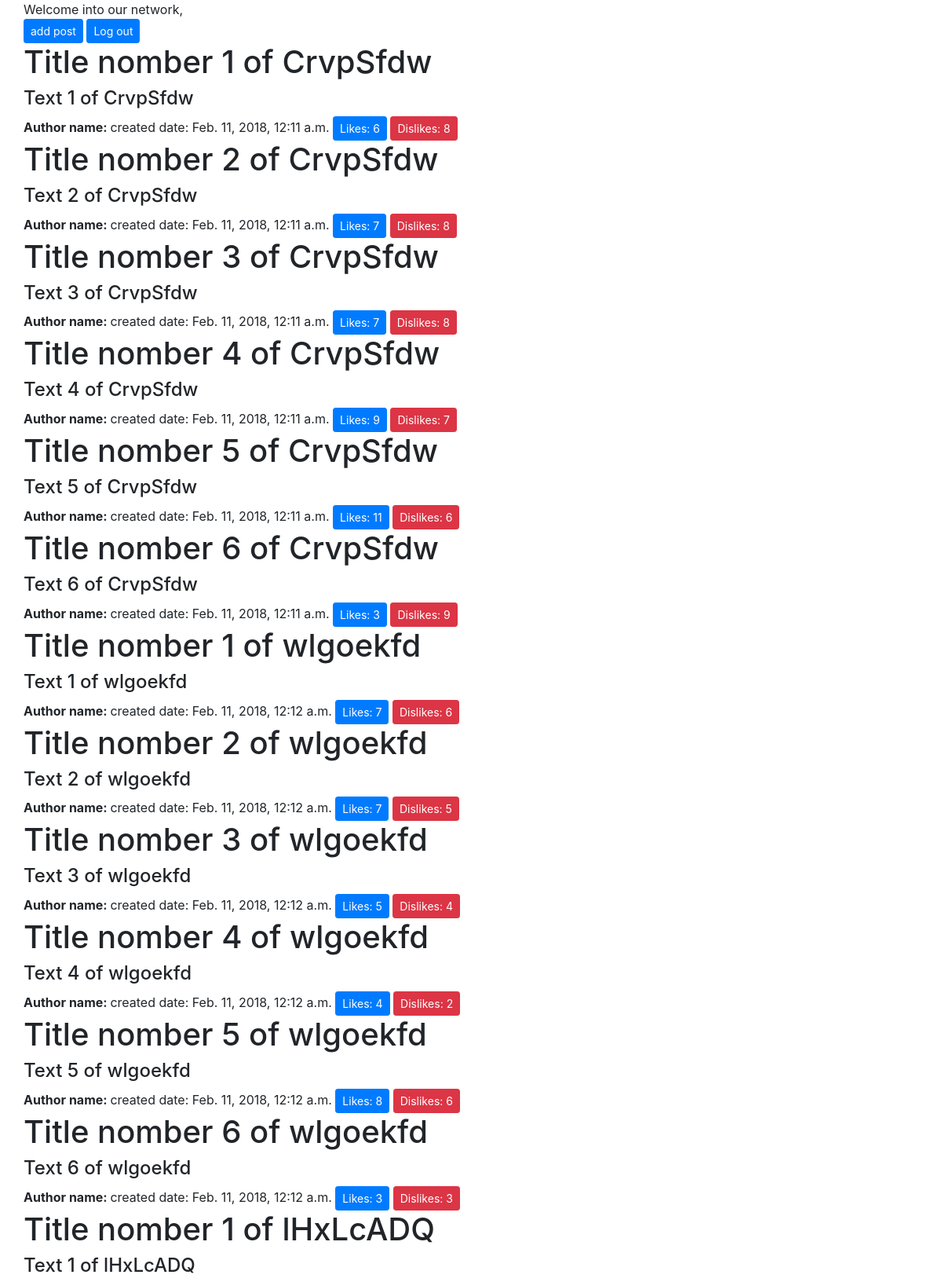
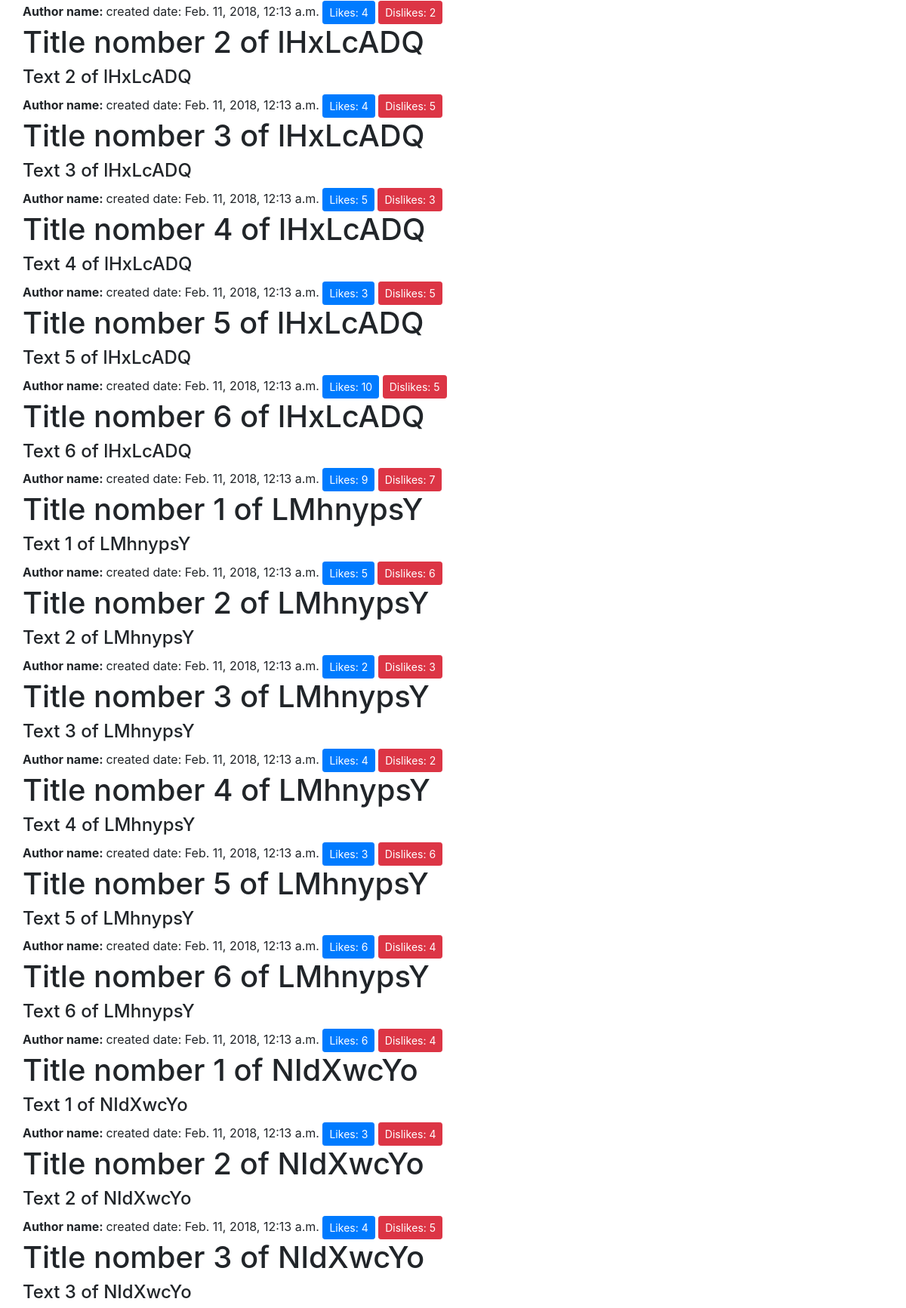
The page / (signed in, upper part) on the database its author committed (2 pictures, top to bottom).
### starnavi/models.py (models this page shows)
class Post(models.Model):
    author_id = models.ForeignKey(User, on_delete=models.CASCADE)
    title = models.CharField(max_length=200)
    text = models.TextField()
    like = models.IntegerField(default=0)
    dislike = models.IntegerField(default=0)
    created_date = models.DateTimeField(
            default=timezone.now)

### starnavi/views.py (the view, shortened to what this page needs)
# urls.py: url(r'^$', index, name='post_list'),
def index(request):
    if request.method == 'GET':
        if request.user.is_authenticated:
            current_user = request.user
            return render(request, "my_cabinet.html", {'posts': Post.objects.all(),
                                                       'user': User.objects.get(pk=current_user.id)})
        else:
            return render(request, "index.html")

### starnavi/templates/my_cabinet.html (shortened to what this page needs)
{% extends 'base.html' %}
{% block content %}
    Welcome into our network, {{ user.first_name }} {{ user.last_name }}<br>
    <button type="button" class="btn btn-sm btn-primary" data-toggle="modal" data-target="#exampleModal"
            onclick="$('#addpostmodal').modal('show')">
        add post
    </button>
    <button type="button" class="btn btn-sm btn-primary" data-toggle="modal" data-target="#exampleModal"
            onclick="$('#logoutmodal').modal('show')">
        Log out
    </button>
    <form class="formsignout" method="POST">
        {% for post in posts %}
            <h1>{{ post.title }}</h1>
            <h4>{{ post.text }}</h4>
            <strong>Author name: {{ post.author_id.first_name }} {{ post.author_id.last_name }}</strong>
            created date: {{ post.created_date }}
            <button class="btn btn-primary btn-sm" name="_like" type="submit" value="{{ post.pk }}">
            Likes:   {{ post.like }}
            </button>
            <button class="btn btn-danger btn-sm" name="_dislike" type="submit" value="{{ post.pk }}">
                Dislikes:  {{ post.dislike }}
            </button>
            <br>
        {% endfor %}
    </form>
{% endblock %}

### starnavi/templates/base.html (shortened to what this page needs)
{% load staticfiles %}
<!doctype html>
<html lang="en">
<head>
    <link rel="stylesheet" href="https://maxcdn.bootstrapcdn.com/bootstrap/4.0.0-beta.3/css/bootstrap.min.css">
</head>
<body style="padding-left: 30px; padding-right: 30px">
{% block content %}
{% endblock %}
</body>
</html>

### rows shown on the page
Post: title "Title nomber 1 of CrvpSfdw", text "Text 1 of CrvpSfdw", created_date "Feb. 11, 2018, 12:11 a.m.", {{ post.pk }} 234 (drawn), like "6", dislike "8"
Post: title "Title nomber 2 of CrvpSfdw", text "Text 2 of CrvpSfdw", created_date "Feb. 11, 2018, 12:11 a.m.", {{ post.pk }} 235 (drawn), like "7", dislike "8"
Post: title "Title nomber 3 of CrvpSfdw", text "Text 3 of CrvpSfdw", created_date "Feb. 11, 2018, 12:11 a.m.", {{ post.pk }} 236 (drawn), like "7", dislike "8"
Post: title "Title nomber 4 of CrvpSfdw", text "Text 4 of CrvpSfdw", created_date "Feb. 11, 2018, 12:11 a.m.", {{ post.pk }} 237 (drawn), like "9", dislike "7"
Post: title "Title nomber 5 of CrvpSfdw", text "Text 5 of CrvpSfdw", created_date "Feb. 11, 2018, 12:11 a.m.", {{ post.pk }} 238 (drawn), like "11", dislike "6"
Post: title "Title nomber 6 of CrvpSfdw", text "Text 6 of CrvpSfdw", created_date "Feb. 11, 2018, 12:11 a.m.", {{ post.pk }} 239 (drawn), like "3", dislike "9"
Post: title "Title nomber 1 of wlgoekfd", text "Text 1 of wlgoekfd", created_date "Feb. 11, 2018, 12:12 a.m.", {{ post.pk }} 240 (drawn), like "7", dislike "6"
Post: title "Title nomber 2 of wlgoekfd", text "Text 2 of wlgoekfd", created_date "Feb. 11, 2018, 12:12 a.m.", {{ post.pk }} 241 (drawn), like "7", dislike "5"
Post: title "Title nomber 3 of wlgoekfd", text "Text 3 of wlgoekfd", created_date "Feb. 11, 2018, 12:12 a.m.", {{ post.pk }} 242 (drawn), like "5", dislike "4"
Post: title "Title nomber 4 of wlgoekfd", text "Text 4 of wlgoekfd", created_date "Feb. 11, 2018, 12:12 a.m.", {{ post.pk }} 243 (drawn), like "4", dislike "2"
Post: title "Title nomber 5 of wlgoekfd", text "Text 5 of wlgoekfd", created_date "Feb. 11, 2018, 12:12 a.m.", {{ post.pk }} 244 (drawn), like "8", dislike "6"
Post: title "Title nomber 6 of wlgoekfd", text "Text 6 of wlgoekfd", created_date "Feb. 11, 2018, 12:12 a.m.", {{ post.pk }} 245 (drawn), like "3", dislike "3"
Post: title "Title nomber 1 of lHxLcADQ", text "Text 1 of lHxLcADQ", created_date "Feb. 11, 2018, 12:13 a.m.", {{ post.pk }} 246 (drawn), like "4", dislike "2"
Post: title "Title nomber 2 of lHxLcADQ", text "Text 2 of lHxLcADQ", created_date "Feb. 11, 2018, 12:13 a.m.", {{ post.pk }} 247 (drawn), like "4", dislike "5"
Post: title "Title nomber 3 of lHxLcADQ", text "Text 3 of lHxLcADQ", created_date "Feb. 11, 2018, 12:13 a.m.", {{ post.pk }} 248 (drawn), like "5", dislike "3"
Post: title "Title nomber 4 of lHxLcADQ", text "Text 4 of lHxLcADQ", created_date "Feb. 11, 2018, 12:13 a.m.", {{ post.pk }} 249 (drawn), like "3", dislike "5"
Post: title "Title nomber 5 of lHxLcADQ", text "Text 5 of lHxLcADQ", created_date "Feb. 11, 2018, 12:13 a.m.", {{ post.pk }} 250 (drawn), like "10", dislike "5"
Post: title "Title nomber 6 of lHxLcADQ", text "Text 6 of lHxLcADQ", created_date "Feb. 11, 2018, 12:13 a.m.", {{ post.pk }} 251 (drawn), like "9", dislike "7"
Post: title "Title nomber 1 of LMhnypsY", text "Text 1 of LMhnypsY", created_date "Feb. 11, 2018, 12:13 a.m.", {{ post.pk }} 252 (drawn), like "5", dislike "6"
Post: title "Title nomber 2 of LMhnypsY", text "Text 2 of LMhnypsY", created_date "Feb. 11, 2018, 12:13 a.m.", {{ post.pk }} 253 (drawn), like "2", dislike "3"
Post: title "Title nomber 3 of LMhnypsY", text "Text 3 of LMhnypsY", created_date "Feb. 11, 2018, 12:13 a.m.", {{ post.pk }} 254 (drawn), like "4", dislike "2"
Post: title "Title nomber 4 of LMhnypsY", text "Text 4 of LMhnypsY", created_date "Feb. 11, 2018, 12:13 a.m.", {{ post.pk }} 255 (drawn), like "3", dislike "6"
Post: title "Title nomber 5 of LMhnypsY", text "Text 5 of LMhnypsY", created_date "Feb. 11, 2018, 12:13 a.m.", {{ post.pk }} 256 (drawn), like "6", dislike "4"
Post: title "Title nomber 6 of LMhnypsY", text "Text 6 of LMhnypsY", created_date "Feb. 11, 2018, 12:13 a.m.", {{ post.pk }} 257 (drawn), like "6", dislike "4"
Post: title "Title nomber 1 of NIdXwcYo", text "Text 1 of NIdXwcYo", created_date "Feb. 11, 2018, 12:13 a.m.", {{ post.pk }} 258 (drawn), like "3", dislike "4"
Post: title "Title nomber 2 of NIdXwcYo", text "Text 2 of NIdXwcYo", created_date "Feb. 11, 2018, 12:13 a.m.", {{ post.pk }} 259 (drawn), like "4", dislike "5"
Post: title "Title nomber 3 of NIdXwcYo", text "Text 3 of NIdXwcYo"
